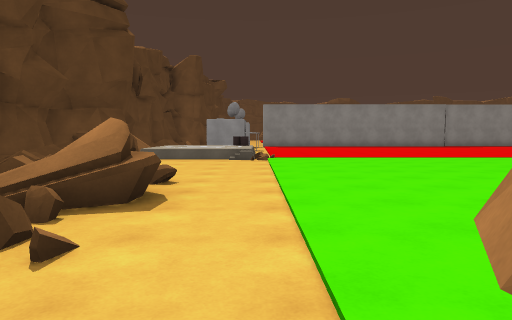
[1] (above)

24 first-person views from a walk through a Unity game level. The camera is 1.4 m above the floor, tilts 4° down and sees 70° across. The floor is counted in squares, 2 m on a side. Each view is taken from the middle of a square. On the plan, view 1 faces up. The plan holds only what a view shows up to about 11 squares ahead; the rest is blank. The place goes on beyond the plan. Some animated figures are not drawn. Some surface patterns are stand-ins.

[2]
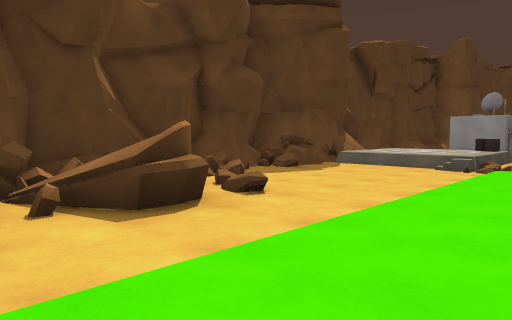

[3]
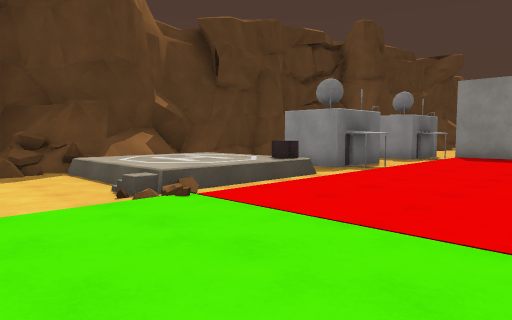

[4]
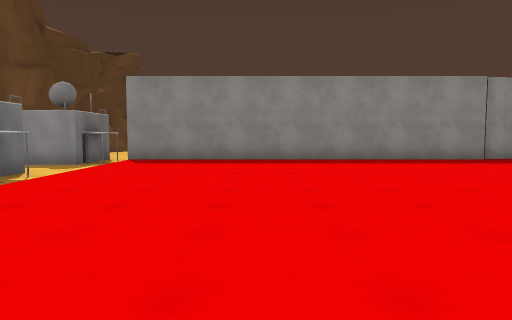

[5]
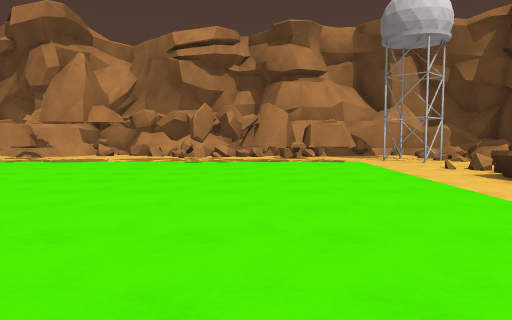

[6]
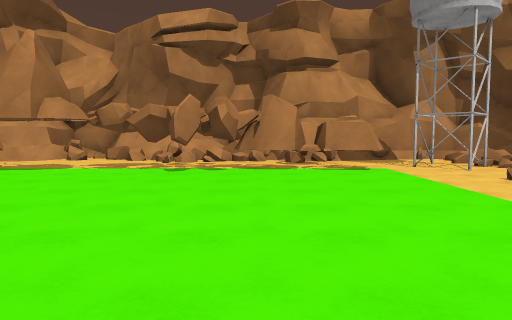

[7]
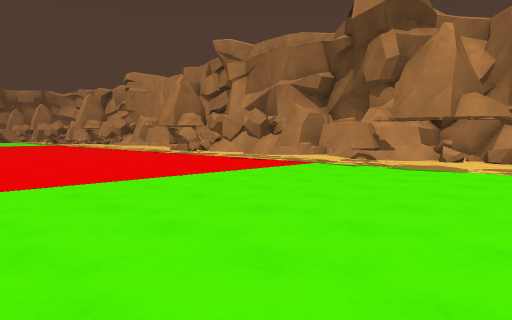

[8]
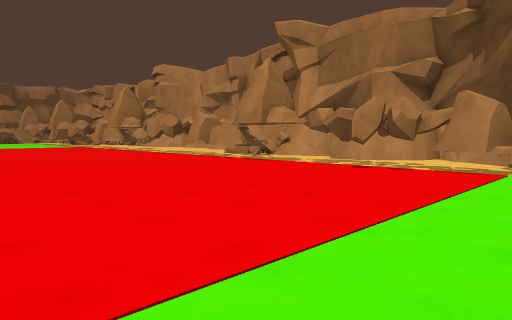

[9]
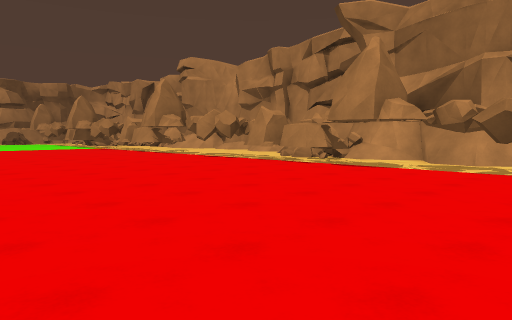

[10]
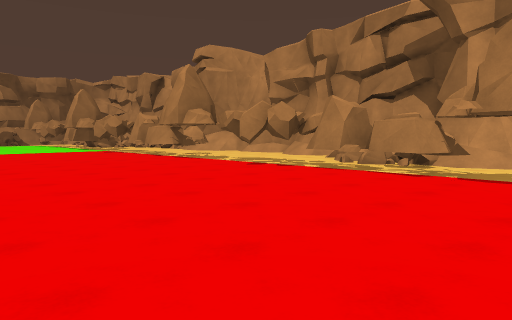

[11]
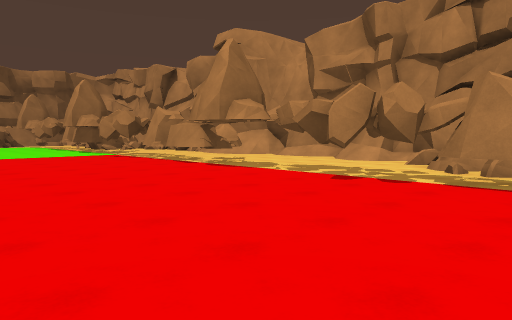

[12]
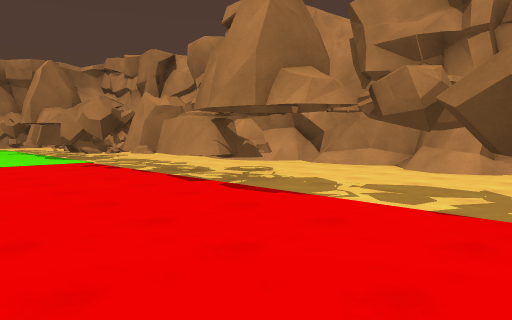

[13]
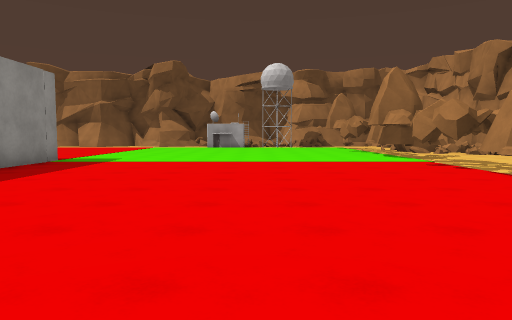

[14]
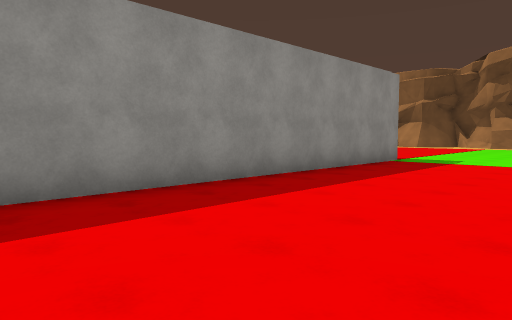

[15]
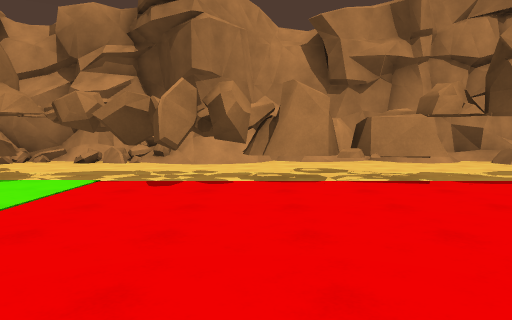

[16]
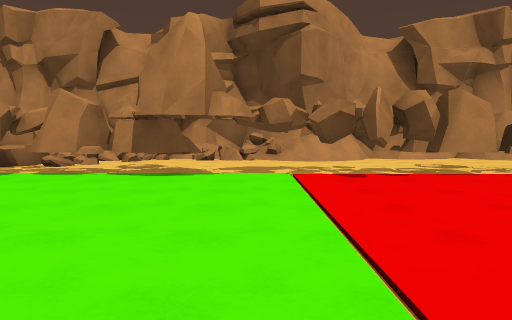

[17]
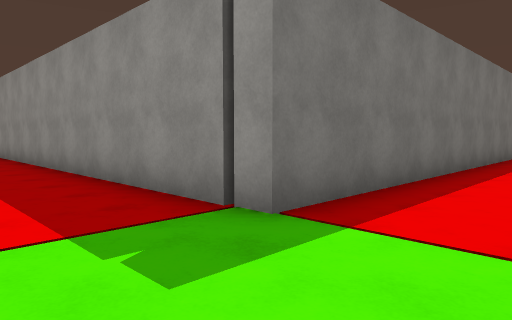

[18]
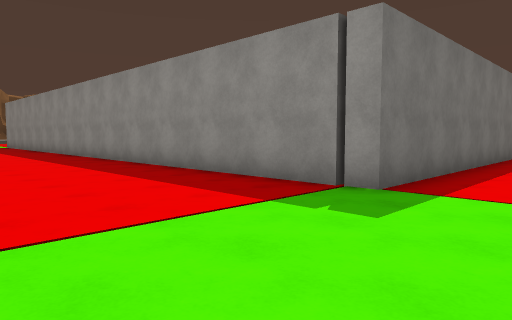

[19]
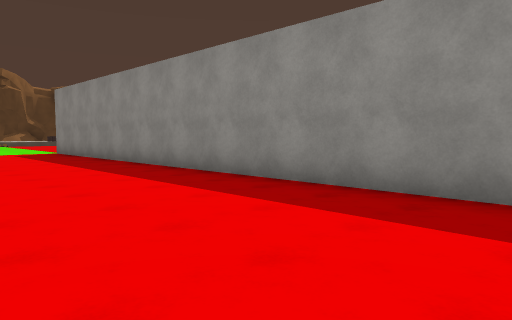

[20]
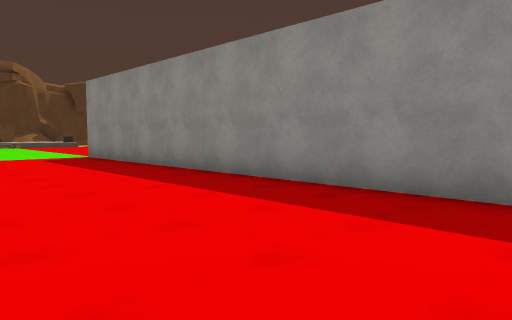

[21]
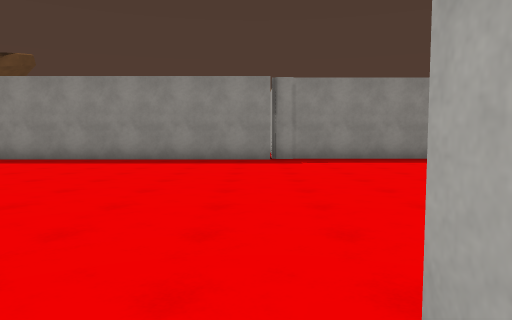

[22]
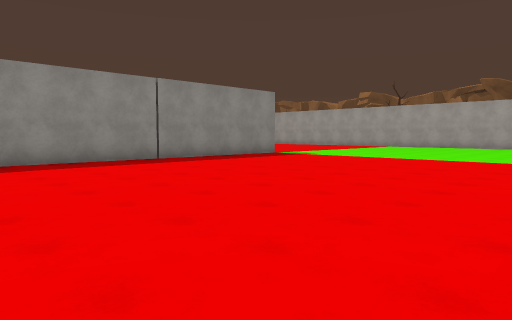

[23]
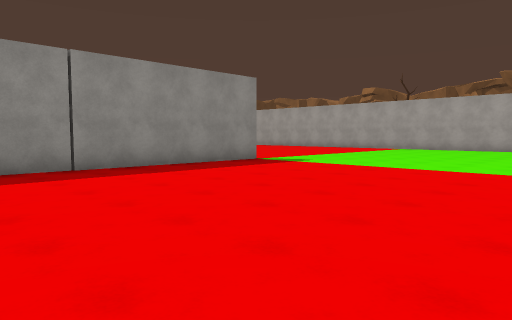

[24]
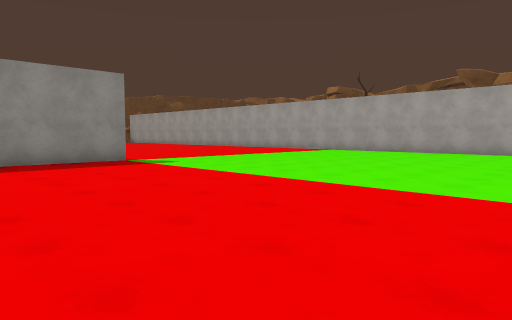

### Floor plan
Key: @ floor where view 1 was taken; # wall or solid block; x gap in a wall; . main floor; : floor 0.25 m higher than the main floor; + floor 0.5 m higher than the main floor; / step, stairs or slope; = window, fence, low wall or low ledge; ^ raised ledge; R rock; B building; T thing the floor can be seen under or through.
Columns run from 5 left of view 1 to 33 right of it. Each row starts with its distance up from view 1.
 21                 ##########.
 20     BB########## ...........        #
 19    #B........................       #
 18     ..........................      #
 17     B..........................     #
 16    BBB..........................    #.
 15 #/ ##............................   #.
 14 #/   .............................  #.
 13 # /=x....... .....................  #.
 12 ##+++....... .................      #.
 11 ##+++......   .....  ....           #..
 10 #=..........   .#####################..
  9 #=..........   ........................
  8 #......................................
  7 #=.....................................
  6 #=#:...................................
  5 ##=#/..................................
  4 ##===..................................
  3  ##=...................................
  2    ....................................
  1    ...RRR## ..RRR###...RR###...RRTTT .R
  0 ##=##@RRR  #..RRR###..RRR###..RRRTTT RR
 -1 #==##. R.......R ......RRR.. ..RR.....R
 -2 #==...#R.=#....#...##..R#==............
 -3 #########.##=############^##......//...
 -4            ####           ###//////#==.
 -5                            #######  ###

Where each view was taken, in squares from view 1:
view 1: 0 up, 0 right, facing up
view 2: 2 up, 2 right, facing up-left
view 3: 8 up, 4 right, facing up-left
view 4: 10 up, 4 right, facing up
view 5: 10 up, 3 right, facing down
view 6: 8 up, 3 right, facing down
view 7: 8 up, 5 right, facing down-right
view 8: 8 up, 9 right, facing down-right
view 9: 8 up, 12 right, facing down-right
view 10: 7 up, 15 right, facing down-right
view 11: 6 up, 18 right, facing down-right
view 12: 4 up, 21 right, facing down-right
view 13: 5 up, 21 right, facing right
view 14: 6 up, 21 right, facing up-right
view 15: 6 up, 28 right, facing down
view 16: 7 up, 31 right, facing down
view 17: 8 up, 33 right, facing up-left
view 18: 6 up, 33 right, facing up-left
view 19: 6 up, 25 right, facing up-left
view 20: 6 up, 22 right, facing up-left
view 21: 10 up, 10 right, facing up
view 22: 11 up, 10 right, facing up-right
view 23: 13 up, 13 right, facing up-right
view 24: 11 up, 16 right, facing up-right
